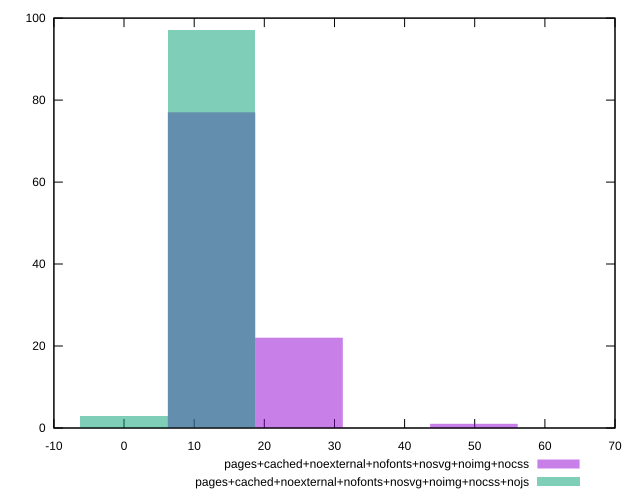

This figure's gnuplot source:
reset
set terminal svg size 640, 500 enhanced background rgb 'white'
set output "reprap/bootup-time/comparison/histogram/12_vs_13.svg"

$pagesCachedNoexternalNofontsNosvgNoimgNocss <<EOF
12.469456753632267 77
24.938913507264534 22
49.87782701452907 1
EOF

$pagesCachedNoexternalNofontsNosvgNoimgNocssNojs <<EOF
12.469456753632267 97
0 3
EOF

set key outside below
set boxwidth 12.469456753632267
set yrange [0:100]
set style fill transparent solid 0.5 noborder

plot \
  $pagesCachedNoexternalNofontsNosvgNoimgNocss title "pages+cached+noexternal+nofonts+nosvg+noimg+nocss" with boxes, \
  $pagesCachedNoexternalNofontsNosvgNoimgNocssNojs title "pages+cached+noexternal+nofonts+nosvg+noimg+nocss+nojs" with boxes, \


reset
